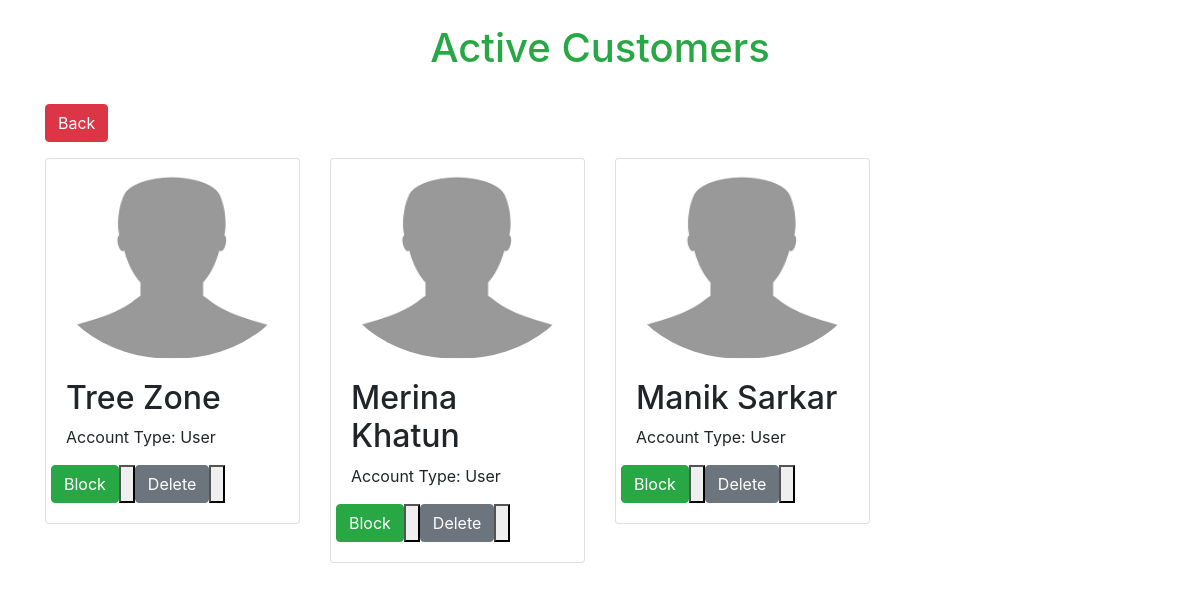
Screenshot of /ActiveCustomer.php with the database file from the repository.
### tables this page shows
CREATE TABLE `users` (
  `ID` int(11) NOT NULL,
  `Date` timestamp NOT NULL DEFAULT current_timestamp(),
  `FirstName` varchar(50) NOT NULL,
  `LastName` varchar(50) NOT NULL,
  `EmailAddress` varchar(255) NOT NULL,
  `PhoneNumber` varchar(20) NOT NULL,
  `Gender` text NOT NULL,
  `AccountType` text NOT NULL,
  `Password` varchar(255) NOT NULL,
  `UserAddress` varchar(255) NOT NULL,
  `account_status` varchar(20) NOT NULL DEFAULT 'pending'
);

### ActiveCustomer.php (the view, shortened to what this page needs)
<?php
$conn = mysqli_connect('localhost', 'root', '', 'project');
?>
<!DOCTYPE html>
<html lang="en">
<head>
    <link rel="stylesheet" href="CSS/myAccount.css">
    <link rel="stylesheet" href="https://cdn.jsdelivr.net/npm/bootstrap@4.3.1/dist/css/bootstrap.min.css">
</head>
<body>
    <div class="container">
        <div class="row my-4">
            <h1 class="mx-auto ml-3 text-success">Active Customers</h1>
        </div>
        <a class="btn btn-danger" href="DashBoard.php">Back</a>
        <div class="row ">
            <?php
            $sql = "SELECT * FROM users WHERE AccountType = 'User' AND account_status = 'active'";
            $result = mysqli_query($conn, $sql);
            if (mysqli_num_rows($result) > 0) {
                while ($row = mysqli_fetch_assoc($result)) {
                    $src = "Resources\Images\male_profile.png";
                    echo "<div class='col-lg-3'>";
                    echo "<div class='card mt-3'>";
                    echo "<img class='card-img-top rounded-circle'  src='" . $src . "' alt='" . $row['FirstName'] . "' width='200' height='200'>";
                    echo "<div class='card-body'>";
                    echo "<h2 >" . $row['FirstName']. " " . $row['LastName'] . "</h2>";
                    echo "<p class='card-text'>" . 'Account Type: ' . $row['AccountType'] . "</p>";
                    echo "<form class='row' method='POST' enctype='multipart/form-data'>";
                    echo " <button type='submit' value='" . $row['ID'] . "' name='Block' class='btn btn-success' >" ."Block". "<button/>";
                    echo " <button type='submit' value='" . $row['ID'] . "' name='Delete' class='btn btn-secondary' >" ."Delete". "<button/>";
                    echo "</form>";
                    echo "</div>";
                    echo "</div>";
                    echo "</div>";
                }
            } else {
                echo "No products found.";
            }
            ?>
        </div>
    </div>
</body>
</html>

### rows the page displays
users: FirstName "Tree", LastName "Zone", AccountType "User", $row['ID'] 1 (drawn)
users: FirstName "Merina", LastName "Khatun", AccountType "User", $row['ID'] 16 (drawn)
users: FirstName "Manik", LastName "Sarkar", AccountType "User", $row['ID'] 20 (drawn)
